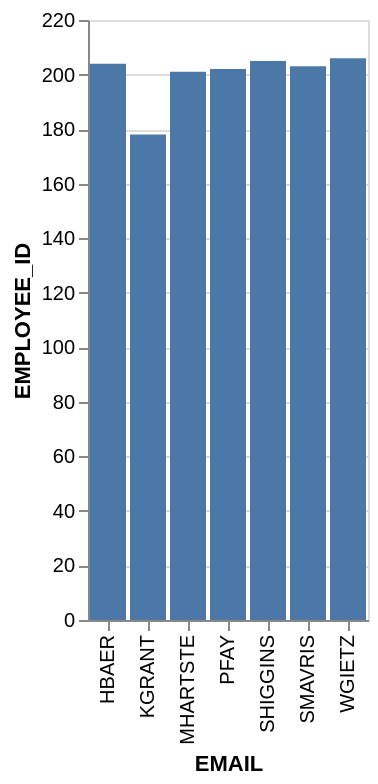

The Vega-Lite source for this figure:
### Vega-Lite specification from a JSON file in a GitHub repository (floating-point values rounded to 4 significant figures)
{"data": {"values": [{"x_data": "HBAER", "y_data": 204}, {"x_data": "KGRANT", "y_data": 178}, {"x_data": "MHARTSTE", "y_data": 201}, {"x_data": "PFAY", "y_data": 202}, {"x_data": "SHIGGINS", "y_data": 205}, {"x_data": "SMAVRIS", "y_data": 203}, {"x_data": "WGIETZ", "y_data": 206}]}, "mark": "bar", "encoding": {"x": {"field": "x_data", "type": "nominal", "title": "EMAIL", "sort": "ascending"}, "y": {"field": "y_data", "type": "quantitative", "title": "EMPLOYEE_ID"}}}
